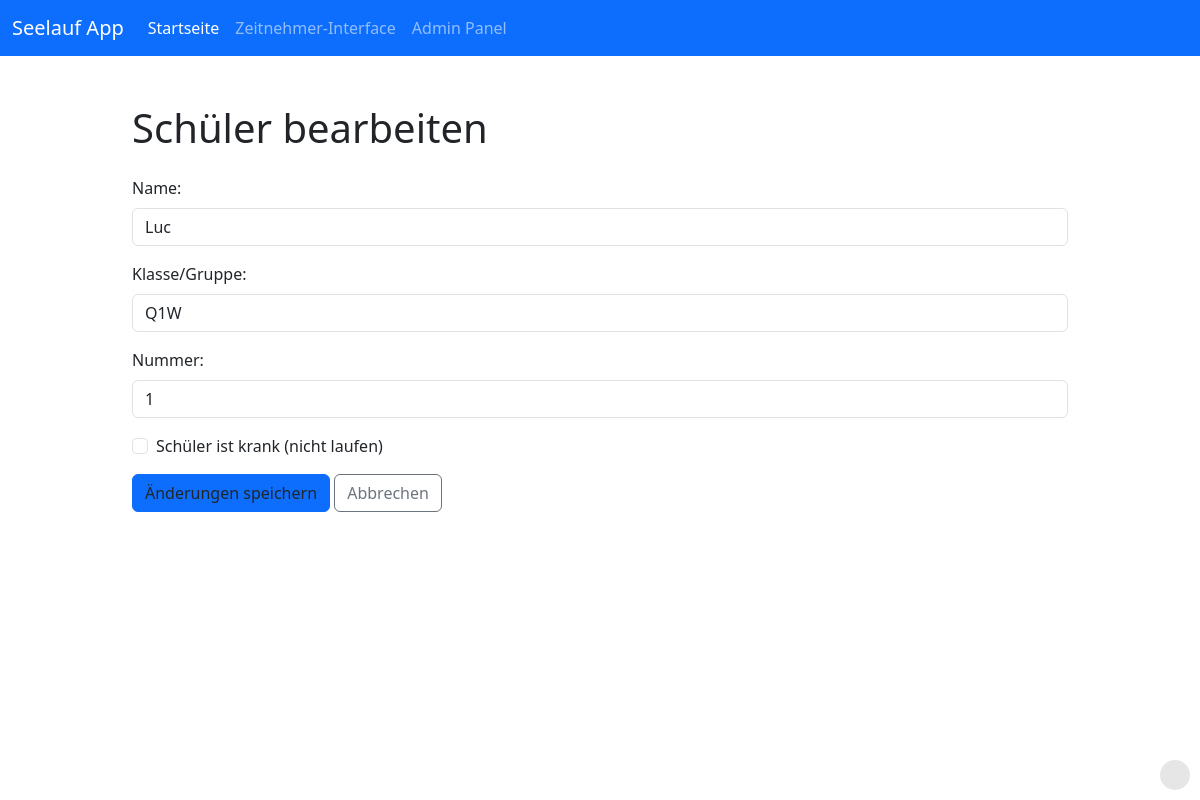
The page /admin/edit_student/1 (signed in) on the database as committed earlier.
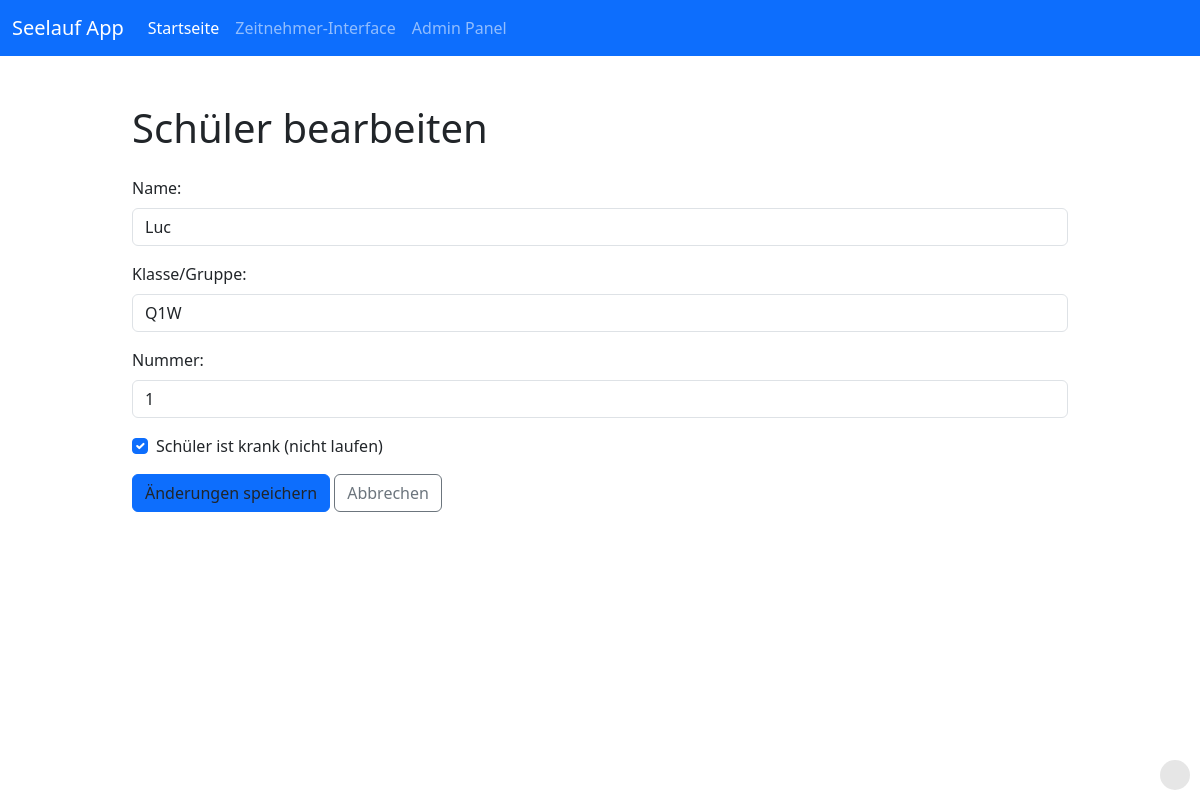
The same page on the database as committed later.
### tables this page shows
CREATE TABLE students (
                id INTEGER PRIMARY KEY AUTOINCREMENT,
                name TEXT NOT NULL,
                class_group TEXT,
                nummer TEXT UNIQUE NOT NULL,
                ill INTEGER DEFAULT 0
            );

### routen/admin.py (the view, shortened to what this page needs)
@admin_bp.route('/edit_student/<int:student_id>', methods=['GET', 'POST'])
@login_required
def edit_student(student_id):
    student = db.get_student_by_id(student_id)
    if not student:
        flash('Schüler nicht gefunden.', 'danger')
        return redirect(url_for('admin.list_students'))
    return render_template('admin_edit_student.html', student=student)

### db.py (called while the page is built)
@contextmanager
def get_db_connection():
    conn = None
    try:
        conn = sqlite3.connect(DATABASE_PATH)
        conn.row_factory = sqlite3.Row  # Return rows as dictionary-like objects
        yield conn
    except sqlite3.Error as e:
        if conn:
            conn.rollback()
        raise e
    finally:
        if conn:
            conn.close()

def get_student_by_id(student_id):
    try:
        with get_db_connection() as conn:
            cursor = conn.cursor()
            cursor.execute("SELECT * FROM students WHERE id = ?", (student_id,))
            row = cursor.fetchone()
            return dict(row) if row else None
    except sqlite3.Error as e:
        print(f"Error retrieving student by id: {e}")
        raise

### routen/admin.py (called while the page is built)
def login_required(f):
    from functools import wraps
    @wraps(f)
    def decorated_function(*args, **kwargs):
        if not session.get('admin_logged_in'):
            flash('Bitte melden Sie sich zuerst an.', 'warning')
            return redirect(url_for('admin.login'))
        return f(*args, **kwargs)
    return decorated_function

### templates/admin_edit_student.html (shortened to what this page needs)
{% extends "base.html" %}
{% block content %}
<div class="container py-4">
    <h1 class="mb-4">Schüler bearbeiten</h1>
    <form method="POST">
        <div class="mb-3">
            <label for="name" class="form-label">Name:</label>
            <input type="text" class="form-control" id="name" name="name" value="{{ student.name }}" required>
        </div>
        <div class="mb-3">
            <label for="class_group" class="form-label">Klasse/Gruppe:</label>
            <input type="text" class="form-control" id="class_group" name="class_group" value="{{ student.class_group }}" required>
        </div>
        <div class="mb-3">
            <label for="nummer" class="form-label">Nummer:</label>
            <input type="text" class="form-control" id="nummer" name="nummer" value="{{ student.nummer }}" required>
        </div>
        <div class="mb-3 form-check">
            <input type="checkbox" class="form-check-input" name="ill" id="ill" {% if student.ill %}checked{% endif %}>
            <label class="form-check-label" for="ill">Schüler ist krank (nicht laufen)</label>
        </div>
        <button type="submit" class="btn btn-admin">Änderungen speichern</button>
        <a href="{{ url_for('admin.list_students') }}" class="btn btn-outline-secondary">Abbrechen</a>
    </form>
</div>
{% endblock %}

Rows that differ between the two databases and show on the page:
changed students "Luc": ill "☐" → "☑"
